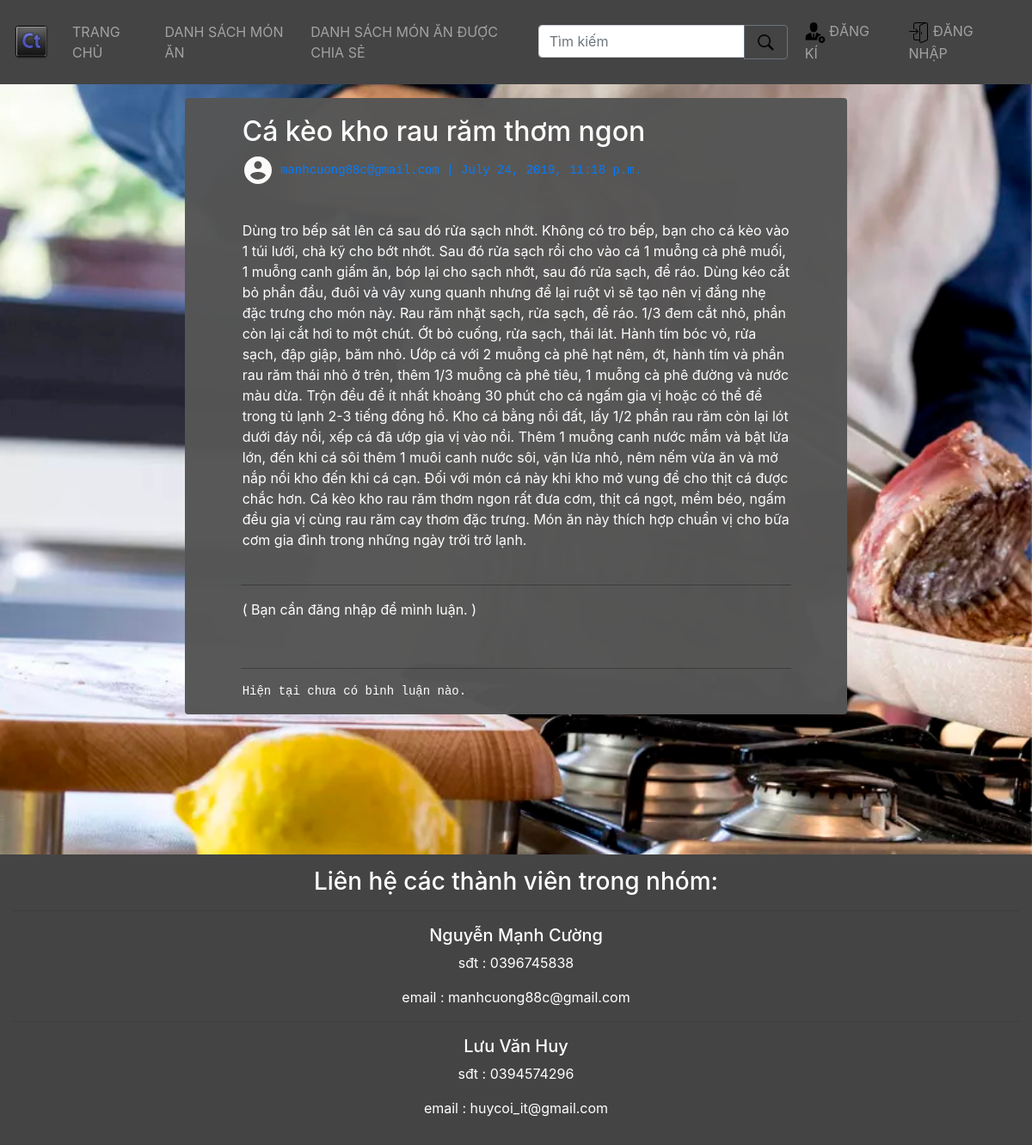
/blog/29/, run on the app's committed database.
### blog/models.py (models this page shows, shortened)
class PostModel(models.Model):
    id              = models.BigAutoField(primary_key=True)
    active          = models.BooleanField(default=True) # trống trong cơ sở dữ liệu
    title           = models.CharField(
                            max_length=240,
                            verbose_name='Tiêu Đề:',
                            unique=True,
                            error_messages={
                                "unique": "Tiêu đề này không phải là duy nhất, vui lòng thử lại.",
                                "blank": "Trường này là bắt buộc, vui lòng thử lại."
                            },
                            help_text='Tiêu đề phải là duy nhất.')
    slug            = models.SlugField(null=True, blank=True, )
    img             = models.ImageField(null=True, blank=True, upload_to='blog/', verbose_name='Ảnh:')
    content         = models.TextField(null=True, blank=True, verbose_name='Nội Dung:')
    kind            = models.CharField(max_length=120, choices=PUBLISH_CHOICES, verbose_name='Kiểu Bài Đăng:')
    view_count      = models.IntegerField(default=0, verbose_name='Lượt Xem:')
    publish_date    = models.DateField(auto_now=False, auto_now_add=False, default=timezone.now, verbose_name='Ngày Xuất Bản:')
    author          = models.ForeignKey(settings.AUTH_USER_MODEL, on_delete= models.CASCADE, verbose_name='Người Đăng Bài:', related_name='author_blog1')
    updated         = models.DateTimeField(auto_now=True)
    timestamp       = models.DateTimeField(auto_now_add=True)
    objects = PostModelManager()
    other = PostModelManager()
    class Meta:
        verbose_name = 'Bài Đăng'
        verbose_name_plural = 'Bài Đăng'

### accounts/models.py (models this page shows, shortened)
class User(AbstractBaseUser):
    email           = models.EmailField( max_length=255, unique=True, verbose_name="Địa chỉ Email")
    fullname        = models.CharField(max_length=255, verbose_name='Họ và tên')
    is_active       = models.BooleanField(default=True) # có thể đăng nhập
    staff           = models.BooleanField(default=False) # là người quản trị nhưng ko phải superuser
    admin           = models.BooleanField(default=False) # superuser
    timestamp       = models.DateTimeField(auto_now_add=True)
    USERNAME_FIELD = 'email' # đăng nhập bằng email
    REQUIRED_FIELDS = ['fullname'] # .\manage.py createsuperuser
    objects = UserManager()
    def __str__(self):
        return self.email

### blog/views.py (the view)
# urls.py: url(r'^(?P<id>\d+)/$', post_model_detail_view, name='detail'),
def post_model_detail_view(request, id=None):
    post = get_object_or_404(PostModel, id=id)
    form = CommentForm()
    if request.method == 'POST':
        form = CommentForm(request.POST, author=request.user, post=post)
        if form.is_valid():
            form.save()
            return HttpResponseRedirect(request.path)
    context = {
        "object": post,
        "form": form,
    }
    template = "blog/detail.html"
    return render(request, template, context)

### blog/forms.py (shortened to what this page needs)
class CommentForm(forms.ModelForm):
    def __init__(self, *args, **kwargs):
        self.author = kwargs.pop('author',None)
        self.post = kwargs.pop('post',None)
        super().__init__(*args, **kwargs)
    class Meta:
        model = Comment
        fields = ["body"]

### blog/models.py (called while the page is built)
    def active(self):
        return self.filter(active=True)

    def get_queryset(self):
        return PostModelQuerySet(self.model, using=self._db)

    def all(self, *args, **kwargs):
        qs = self.get_queryset().active()
        return qs

### templates/blog/detail.html (shortened to what this page needs)
{% extends "page/page.html" %}
{% load staticfiles %}
{% load crispy_forms_tags %}
{% block content %}
<div class="rounded ab">
    <div class="row">
        <div class="col-1"></div>
        <div class="col-10">
            <h2 style="margin-top: 20px">{{ object.title }}</h2>
            <pre class="text-primary"><img src="{% static "img/user.png" %}"> {{ object.author }} | {{ object.timestamp }}</pre>
            <br />
            {{ object.content|safe }}
        </div>
        <div class="col-1"></div>
    </div>
    <br />
    <hr style="width: 83%; background-color: #444444" />
    <div class="row">
        <div class="col-1"></div>
        <div class="col-10">
        {% if request.user.is_authenticated %}
            <form action="{% url 'blog:detail' id=object.id %}" method='POST'>
                {% csrf_token %}
                {{ form|crispy }}
                <input class="btn btn-primary " type="submit" value="Bình Luận" />
            </form>
        {% else %}
            <p>( Bạn cần đăng nhập để mình luận. )</p>
        {% endif %}
        </div>
        <div class="col-1"></div>
    </div>
    <br />
    <hr style="width: 83%; background-color: #444444" />
    <div class="row">
        <div class="col-1"></div>
        <div class="col-10">
            {% for comment in object.comments.all %}
            <div class="container">
                <div class="row border border-white bg-dark align-items-center">
                    <img src="{% static "img/user.png" %}" style="margin-left: 10px"><strong class="text-primary">{{ comment.author }}</strong><pre class="text-white" style="margin-top: 15px"><small class="text-white-50"> | {{ comment.date|timesince }}</small></pre>
                </div>
                <div class="row border border-white bg-secondary" style="margin-bottom: 30px">
                    <div class="col-12">
                        {{ comment.body|safe }}
                    </div>
                </div>
            </div>
            {% empty %}
                <pre class="text-white">Hiện tại chưa có bình luận nào.</pre>
            {% endfor %}
        </div>
        <div class="col-1"></div>
    </div>
</div>
{% endblock %}

### static_nmc/static_root/css/a.css (style rules this page uses)
.ab { background-color: #555; color:#fff; position:relative; opacity:.98; margin-bottom: 10px; }

### data on the page
PostModel: title "Cá kèo kho rau răm thơm ngon", author "manhcuong88c@gmail.com", content "Dùng tro bếp sát lên cá sau dó rửa sạch nhớt. Không có tro bếp, bạn cho cá kèo vào 1 túi lưới, chà kỹ cho bớt nhớt. Sau đó rửa sạch rồi cho vào cá 1 muỗng cà phê muối, 1 muỗng canh giấm ăn, bóp lại cho sạch nhớt, sau đó rửa sạch, để ráo. Dùng kéo cắt bỏ phần đầu, đuôi và vây xung quanh nhưng để lại ruột vì sẽ tạo nên vị đắng nhẹ đặc trưng cho món này. Rau răm nhặt sạch, rửa sạch, để ráo. 1/3 đem cắt nhỏ, phần còn lại cắt hơi to một chút. Ớt bỏ cuống, rửa sạch, thái lát. Hành tím bóc vỏ, rửa sạch, đập giập, băm nhỏ. Ướp cá với 2 muỗng cà phê hạt nêm, ớt, hành tím và phần rau răm thái nhỏ ở trên, thêm 1/3 muỗng cà phê tiêu, 1 muỗng cà phê đường và nước màu dừa. Trộn đều để ít nhất khoảng 30…"
